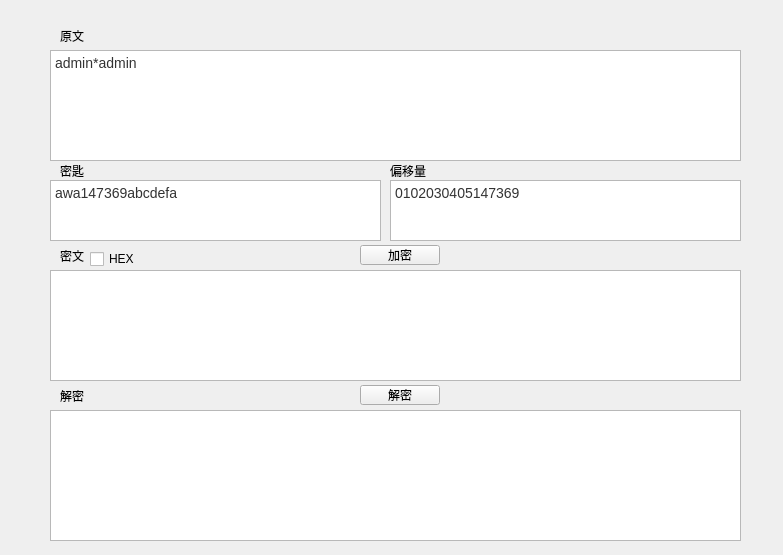
<?xml version="1.0" encoding="UTF-8"?>
<ui version="4.0">
 <class>Widget</class>
 <widget class="QWidget" name="Widget">
  <property name="geometry">
   <rect>
    <x>0</x>
    <y>0</y>
    <width>783</width>
    <height>555</height>
   </rect>
  </property>
  <property name="windowTitle">
   <string>Widget</string>
  </property>
  <widget class="QTextEdit" name="textOrigin">
   <property name="geometry">
    <rect>
     <x>50</x>
     <y>50</y>
     <width>691</width>
     <height>111</height>
    </rect>
   </property>
   <property name="html">
    <string>&lt;!DOCTYPE HTML PUBLIC &quot;-//W3C//DTD HTML 4.0//EN&quot; &quot;http://www.w3.org/TR/REC-html40/strict.dtd&quot;&gt;
&lt;html&gt;&lt;head&gt;&lt;meta name=&quot;qrichtext&quot; content=&quot;1&quot; /&gt;&lt;style type=&quot;text/css&quot;&gt;
p, li { white-space: pre-wrap; }
&lt;/style&gt;&lt;/head&gt;&lt;body style=&quot; font-family:'SimSun'; font-size:9pt; font-weight:400; font-style:normal;&quot;&gt;
&lt;p style=&quot; margin-top:0px; margin-bottom:0px; margin-left:0px; margin-right:0px; -qt-block-indent:0; text-indent:0px;&quot;&gt;&lt;span style=&quot; font-family:'Microsoft YaHei','Helvetica','Meiryo UI','Malgun Gothic','Segoe UI','Trebuchet MS','Monaco','monospace','Tahoma','STXihei','华文细黑','STHeiti','Helvetica Neue','Droid Sans','wenquanyi micro hei','FreeSans','Arimo','Arial','SimSun','宋体','Heiti','黑体','sans-serif'; font-size:14px; color:#333333; background-color:#ffffff;&quot;&gt;admin*admin&lt;/span&gt;&lt;/p&gt;&lt;/body&gt;&lt;/html&gt;</string>
   </property>
  </widget>
  <widget class="QTextEdit" name="textKey">
   <property name="geometry">
    <rect>
     <x>50</x>
     <y>180</y>
     <width>331</width>
     <height>61</height>
    </rect>
   </property>
   <property name="html">
    <string>&lt;!DOCTYPE HTML PUBLIC &quot;-//W3C//DTD HTML 4.0//EN&quot; &quot;http://www.w3.org/TR/REC-html40/strict.dtd&quot;&gt;
&lt;html&gt;&lt;head&gt;&lt;meta name=&quot;qrichtext&quot; content=&quot;1&quot; /&gt;&lt;style type=&quot;text/css&quot;&gt;
p, li { white-space: pre-wrap; }
&lt;/style&gt;&lt;/head&gt;&lt;body style=&quot; font-family:'SimSun'; font-size:9pt; font-weight:400; font-style:normal;&quot;&gt;
&lt;p style=&quot; margin-top:0px; margin-bottom:0px; margin-left:0px; margin-right:0px; -qt-block-indent:0; text-indent:0px;&quot;&gt;&lt;span style=&quot; font-family:'Microsoft YaHei','Helvetica','Meiryo UI','Malgun Gothic','Segoe UI','Trebuchet MS','Monaco','monospace','Tahoma','STXihei','华文细黑','STHeiti','Helvetica Neue','Droid Sans','wenquanyi micro hei','FreeSans','Arimo','Arial','SimSun','宋体','Heiti','黑体','sans-serif'; font-size:14px; color:#333333; background-color:#ffffff;&quot;&gt;awa147369abcdefa&lt;/span&gt;&lt;/p&gt;&lt;/body&gt;&lt;/html&gt;</string>
   </property>
  </widget>
  <widget class="QTextEdit" name="textEncode">
   <property name="geometry">
    <rect>
     <x>50</x>
     <y>270</y>
     <width>691</width>
     <height>111</height>
    </rect>
   </property>
  </widget>
  <widget class="QTextEdit" name="textDecode">
   <property name="geometry">
    <rect>
     <x>50</x>
     <y>410</y>
     <width>691</width>
     <height>131</height>
    </rect>
   </property>
  </widget>
  <widget class="QPushButton" name="pushButton">
   <property name="geometry">
    <rect>
     <x>360</x>
     <y>245</y>
     <width>80</width>
     <height>20</height>
    </rect>
   </property>
   <property name="text">
    <string>加密</string>
   </property>
  </widget>
  <widget class="QPushButton" name="pushButton_2">
   <property name="geometry">
    <rect>
     <x>360</x>
     <y>385</y>
     <width>80</width>
     <height>20</height>
    </rect>
   </property>
   <property name="text">
    <string>解密</string>
   </property>
  </widget>
  <widget class="QLabel" name="label">
   <property name="geometry">
    <rect>
     <x>60</x>
     <y>30</y>
     <width>54</width>
     <height>12</height>
    </rect>
   </property>
   <property name="text">
    <string>原文</string>
   </property>
  </widget>
  <widget class="QLabel" name="label_2">
   <property name="geometry">
    <rect>
     <x>60</x>
     <y>165</y>
     <width>54</width>
     <height>12</height>
    </rect>
   </property>
   <property name="text">
    <string>密匙</string>
   </property>
  </widget>
  <widget class="QLabel" name="label_3">
   <property name="geometry">
    <rect>
     <x>60</x>
     <y>250</y>
     <width>54</width>
     <height>12</height>
    </rect>
   </property>
   <property name="text">
    <string>密文</string>
   </property>
  </widget>
  <widget class="QLabel" name="label_4">
   <property name="geometry">
    <rect>
     <x>60</x>
     <y>390</y>
     <width>54</width>
     <height>12</height>
    </rect>
   </property>
   <property name="text">
    <string>解密</string>
   </property>
  </widget>
  <widget class="QLabel" name="label_5">
   <property name="geometry">
    <rect>
     <x>390</x>
     <y>165</y>
     <width>54</width>
     <height>12</height>
    </rect>
   </property>
   <property name="text">
    <string>偏移量</string>
   </property>
  </widget>
  <widget class="QTextEdit" name="textIV">
   <property name="geometry">
    <rect>
     <x>390</x>
     <y>180</y>
     <width>351</width>
     <height>61</height>
    </rect>
   </property>
   <property name="html">
    <string>&lt;!DOCTYPE HTML PUBLIC &quot;-//W3C//DTD HTML 4.0//EN&quot; &quot;http://www.w3.org/TR/REC-html40/strict.dtd&quot;&gt;
&lt;html&gt;&lt;head&gt;&lt;meta name=&quot;qrichtext&quot; content=&quot;1&quot; /&gt;&lt;style type=&quot;text/css&quot;&gt;
p, li { white-space: pre-wrap; }
&lt;/style&gt;&lt;/head&gt;&lt;body style=&quot; font-family:'SimSun'; font-size:9pt; font-weight:400; font-style:normal;&quot;&gt;
&lt;p style=&quot; margin-top:0px; margin-bottom:0px; margin-left:0px; margin-right:0px; -qt-block-indent:0; text-indent:0px;&quot;&gt;&lt;span style=&quot; font-family:'Microsoft YaHei','Helvetica','Meiryo UI','Malgun Gothic','Segoe UI','Trebuchet MS','Monaco','monospace','Tahoma','STXihei','华文细黑','STHeiti','Helvetica Neue','Droid Sans','wenquanyi micro hei','FreeSans','Arimo','Arial','SimSun','宋体','Heiti','黑体','sans-serif'; font-size:14px; color:#333333; background-color:#ffffff;&quot;&gt;0102030405147369&lt;/span&gt;&lt;/p&gt;&lt;/body&gt;&lt;/html&gt;</string>
   </property>
  </widget>
  <widget class="QCheckBox" name="checkBox">
   <property name="geometry">
    <rect>
     <x>90</x>
     <y>250</y>
     <width>73</width>
     <height>18</height>
    </rect>
   </property>
   <property name="text">
    <string>HEX</string>
   </property>
  </widget>
 </widget>
 <resources/>
 <connections/>
</ui>
